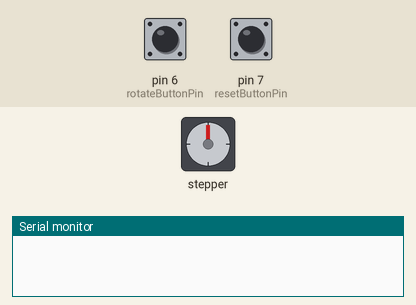
The sketch below on a simulated Arduino Uno, built with avr-gcc and run on an emulated ATmega328P. Shown: stepper motor, the last lines printed to the serial monitor. Inputs (shaded band) come from the test bench; at power-on: pin 6 (rotateButtonPin) HIGH, pin 7 (resetButtonPin) HIGH. Stepper angles assume 2048 steps per turn.

Above: at 1.2 s.
1.3 s: pin 6 (rotateButtonPin) pulled LOW for 1 s
At 3.2 s:
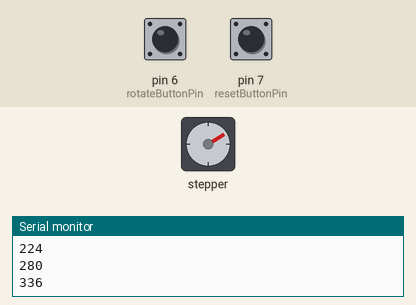
3.8 s: pin 6 (rotateButtonPin) pulled LOW for 0.15 s
At 4.6 s:
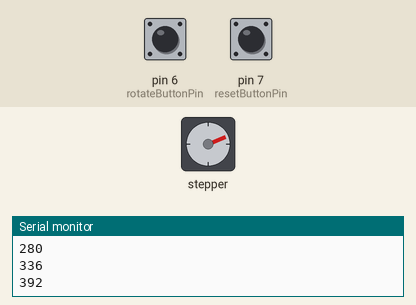
5.4 s: pin 6 (rotateButtonPin) pulled LOW for 3.2 s
At 9.3 s:
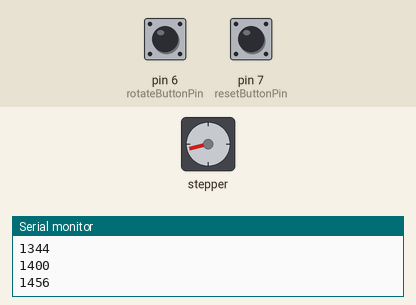
10.1 s: pin 6 (rotateButtonPin) pulled LOW for 0.15 s
At 10.6 s:
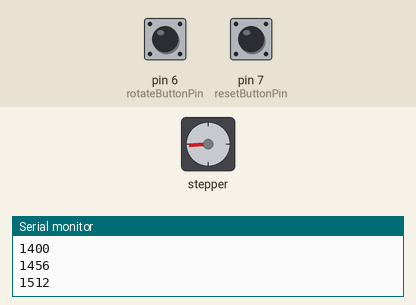
11.7 s: pin 6 (rotateButtonPin) pulled LOW for 1 s
At 13.9 s:
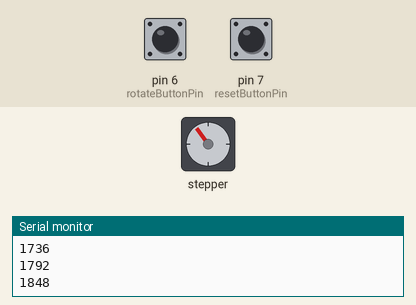
14.2 s: pin 6 (rotateButtonPin) pulled LOW for 3.2 s
At 18.4 s:
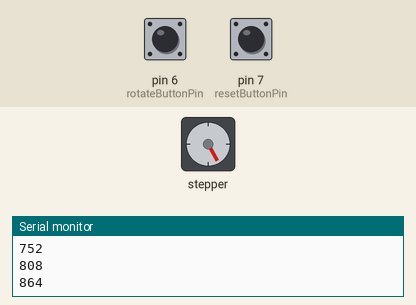
Timing chart, 0 to 19.9 s (numbered marks = the images above; inputs shaded):
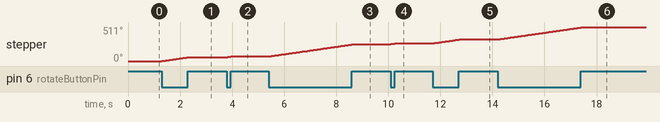

The sketch:

SteppingMotor_2button.ino
```cpp
#include <Stepper.h>

#define PIN1 2  // 青
#define PIN2 3  // ピンク
#define PIN3 4  // 黄
#define PIN4 5  // オレンジ

#define STEPS_PER_REVOLUTION 2048  // 1回転あたりのステップ数

Stepper stepper(STEPS_PER_REVOLUTION, PIN1, PIN3, PIN2, PIN4);

const int rotateButtonPin = 6;  // テーブル回転ボタンのピン番号
const int resetButtonPin = 7;   // 初期位置戻しボタンのピン番号

int currentPosition = 0;  // 現在の位置（ステップ数）
boolean rotateButtonState = false;
boolean resetButtonState = false;
boolean previousRotateButtonState = false;
boolean previousResetButtonState = false;

void setup() {
  stepper.setSpeed(10);  // 1分間当たりの回転数を設定(rpm)

  pinMode(rotateButtonPin, INPUT_PULLUP);
  pinMode(resetButtonPin, INPUT_PULLUP);
  Serial.begin(9600);
}

void loop() {
  // ボタンの状態を読み取る
  rotateButtonState = digitalRead(rotateButtonPin);
  resetButtonState = digitalRead(resetButtonPin);

  // テーブル回転ボタンが押された場合
  if (rotateButtonState == LOW && previousRotateButtonState == HIGH) {
    while (rotateButtonState == LOW) {
      currentPosition += STEPS_PER_REVOLUTION / 36;  // 10度分のステップ数を加算（回転方向は時計回り）
      if (currentPosition >= STEPS_PER_REVOLUTION) {
        currentPosition -= STEPS_PER_REVOLUTION;
      }
      stepper.step(STEPS_PER_REVOLUTION / 36);  // 10度回転（ステップ数を計算して指定）
      Serial.println(currentPosition);
      delay(10);
      digitalWrite(PIN1, LOW);  // 出力を停止(モーターへの電流を止め発熱を防ぐ)
      digitalWrite(PIN2, LOW);
      digitalWrite(PIN3, LOW);
      digitalWrite(PIN4, LOW);
      rotateButtonState = digitalRead(rotateButtonPin);
    }
  }
/*
  // 初期位置戻しボタンが押された場合
  if (resetButtonState == LOW && previousResetButtonState == HIGH) {
    if (currentPosition != 0) {
      int stepsToReset = currentPosition;  // 現在位置までのステップ数
      currentPosition = 0;                 // 初期位置（0度）にリセット
      stepper.step(-stepsToReset);         // 初期位置まで反時計回りで戻る
      Serial.println(currentPosition);
      digitalWrite(PIN1, LOW);  // 出力を停止(モーターへの電流を止め発熱を防ぐ)
      digitalWrite(PIN2, LOW);
      digitalWrite(PIN3, LOW);
      digitalWrite(PIN4, LOW);
    }
  }
*/
  previousRotateButtonState = rotateButtonState;
  previousResetButtonState = resetButtonState;
}
```

Measured:
- after the input at 1.3 s, stepper: turns 59° clockwise in 1.0 s, starting at once
- after the input at 5.4 s, stepper: turns 187° clockwise in 3.3 s, starting at once
- after the input at 10.1 s, stepper: turns 10° clockwise in 0.14 s, starting at once
- after the input at 11.7 s, stepper: turns 59° clockwise in 1.0 s, starting at once
- after the input at 14.2 s, stepper: turns 187° clockwise in 3.3 s, starting at once
